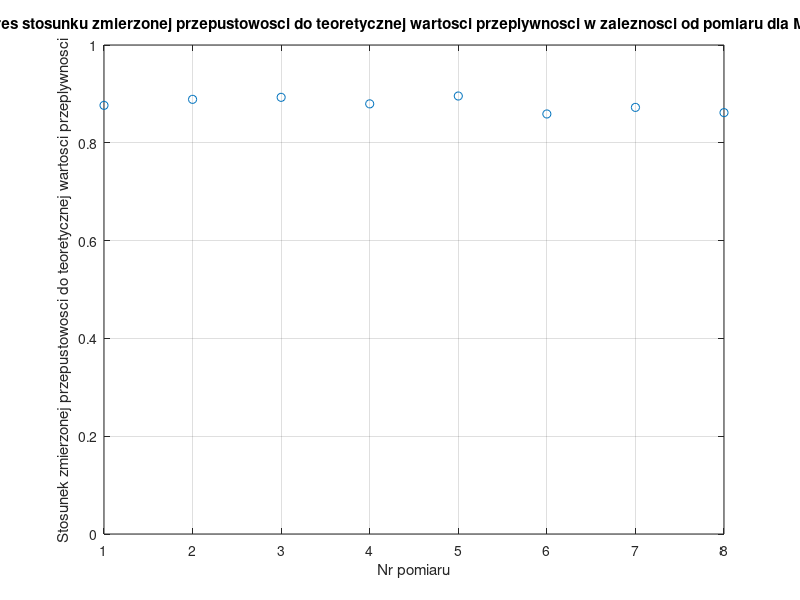
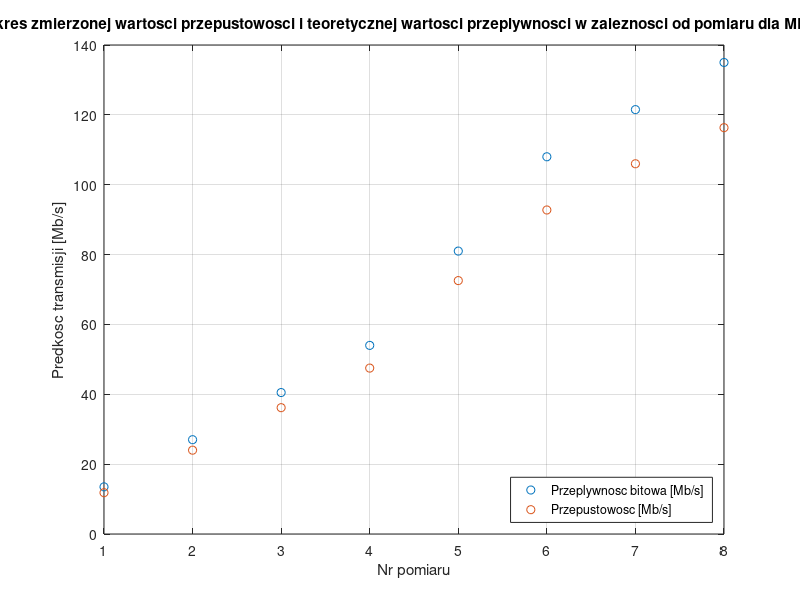
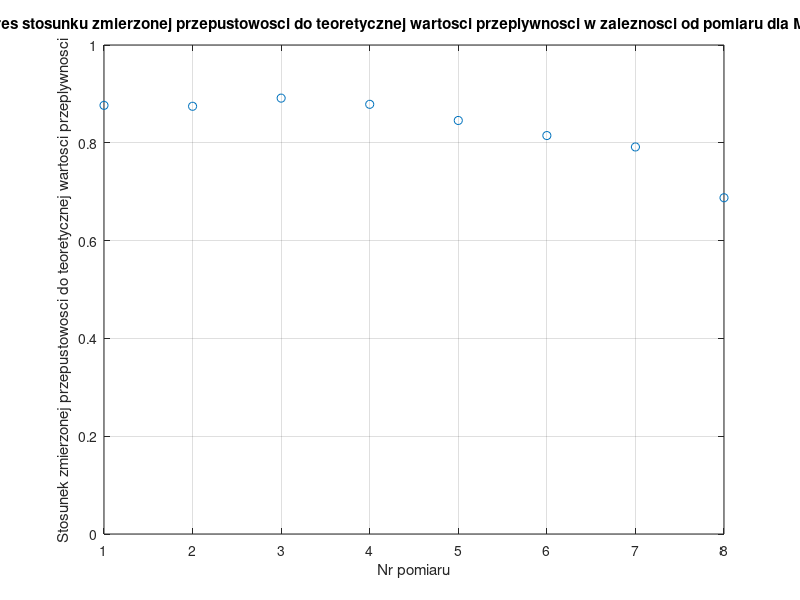
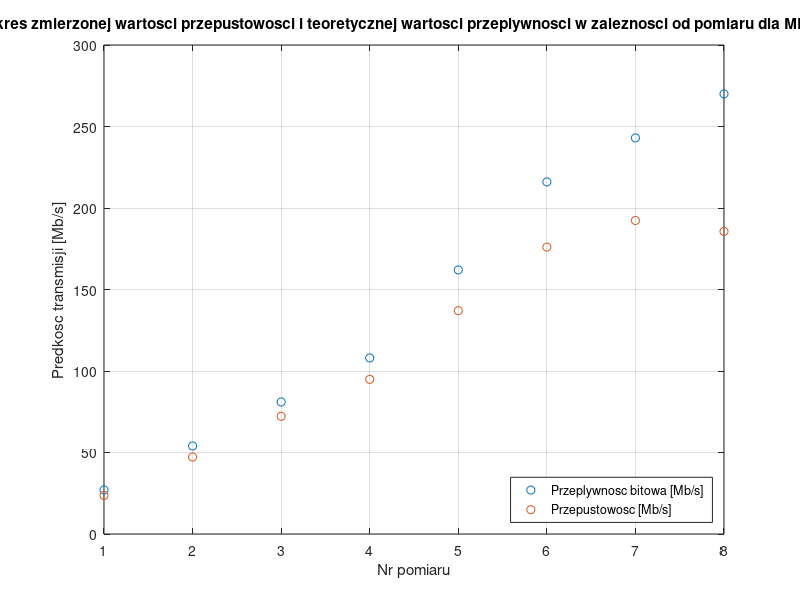

Here is the MATLAB script that generated these plots, in order:
clear all;
close all;
clc;

measurement_numer=(1:1:8);

bit_rate_mimo_1x1=[13.5,27,40.5,54,81,108,121.5,135];
capacity_mimo_1x1=[
(11.8+11.8+11.9)/3,...
(24.0+24.0+24.0)/3,...
(36.2+36.1+36.2)/3,...
(47.5+47.5+47.5)/3,...
(     72.5+72.6)/2,...    #observational error
(88.4+94.8+95.1)/3,...
(106 +106 +106 )/3,...
(117 +116 +116 )/3 ...
];

bit_rate_mimo_2x2=[27,54,81,108,162,216,243,270];
capacity_mimo_2x2=[
(23.7+23.7+23.6)/3,...
(47.4+47.1+47.2)/3,...
(72.2+72.2+72.2)/3,...
(94.8+95.0+94.9)/3,...
(137 +137 +137 )/3,...    
(176 +176 +176 )/3,...
(193 +194 +190 )/3,...
(186 +186 +185 )/3,...
];

udp_packet_length=[64,128,256,512,1024,1470,1528,2048,2332];
capacity_udp=[
(7.88+8.65+9.38)/3,...
(17.5+17.1+17.8)/3,...
(34.5+38.4+38.3)/3,...
(78.1+78.8+78.7)/3,...
(160 +160 +160 )/3,...
(176 +176 +175 )/3,...
(111 +112 +112 )/3,...
(145 +128 +132 )/3,...
(168 +164 +166 )/3,...
];

#MIMO 1x1

capacity_bit_rate_mimo_1x1_ratio=capacity_mimo_1x1./bit_rate_mimo_1x1;

figure(1);
plot(measurement_numer,capacity_bit_rate_mimo_1x1_ratio,'o');
title('Wykres stosunku zmierzonej przepustowosci do teoretycznej wartosci przeplywnosci w zaleznosci od pomiaru dla MIMO 1x1');
xlabel('Nr pomiaru');
ylabel('Stosunek zmierzonej przepustowosci do teoretycznej wartosci przeplywnosci');
axis([1 8 0 1]);
grid on;

figure(2);
plot(measurement_numer,bit_rate_mimo_1x1,'o',measurement_numer,capacity_mimo_1x1,'o');
title('Wykres zmierzonej wartosci przepustowosci i teoretycznej wartosci przeplywnosci w zaleznosci od pomiaru dla MIMO 1x1');
xlabel('Nr pomiaru');
ylabel('Predkosc transmisji [Mb/s]');
legend_text=legend('Przeplywnosc bitowa [Mb/s]','Przepustowosc [Mb/s]');
legend(legend_text,'location','southeast');
grid on;

#MIMO 2x2

capacity_bit_rate_mimo_2x2_ratio=capacity_mimo_2x2./bit_rate_mimo_2x2;

figure(3);
plot(measurement_numer,capacity_bit_rate_mimo_2x2_ratio,'o');
title('Wykres stosunku zmierzonej przepustowosci do teoretycznej wartosci przeplywnosci w zaleznosci od pomiaru dla MIMO 2x2');
xlabel('Nr pomiaru');
ylabel('Stosunek zmierzonej przepustowosci do teoretycznej wartosci przeplywnosci');
axis([1 8 0 1]);
grid on;

figure(4);
plot(measurement_numer,bit_rate_mimo_2x2,'o',measurement_numer,capacity_mimo_2x2,'o');
title('Wykres zmierzonej wartosci przepustowosci i teoretycznej wartosci przeplywnosci w zaleznosci od pomiaru dla MIMO 2x2');
xlabel('Nr pomiaru');
ylabel('Predkosc transmisji [Mb/s]');
legend_text=legend('Przeplywnosc bitowa [Mb/s]','Przepustowosc [Mb/s]');
legend(legend_text,'location','southeast');
grid on;

#UDP packet length and it`s capacity

figure(5);
plot(udp_packet_length,capacity_udp,'o');
title('Wykres zmierzonej wartosci przepustowosci w zaleznosci od dlugosci pakietu UDP dla przeplywnosci bitowej 216 Mb/s');
xlabel('Dlugosc pakietu UDP [B]');
ylabel('Przepustowosc [Mb/s]');
legend_text=legend('Przepustowosc [Mb/s]');
legend(legend_text,'location','southeast');
grid on;
